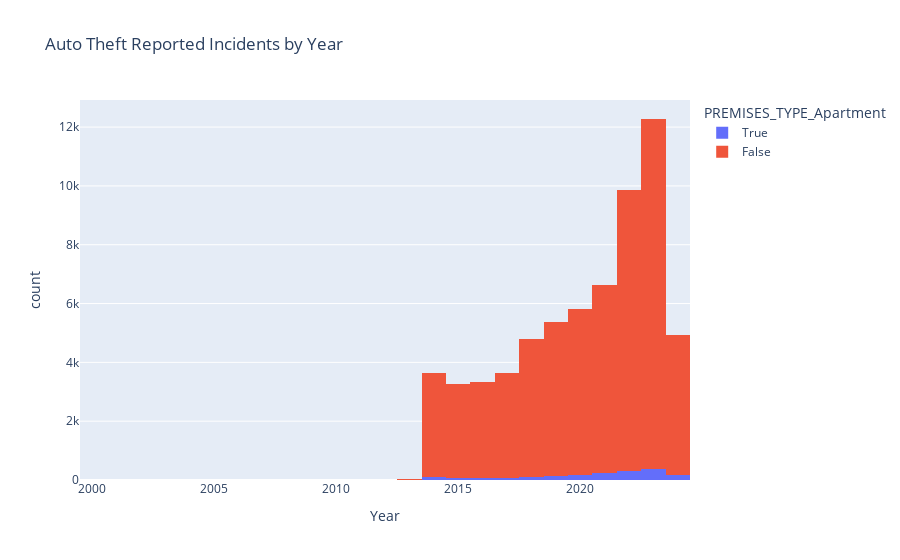
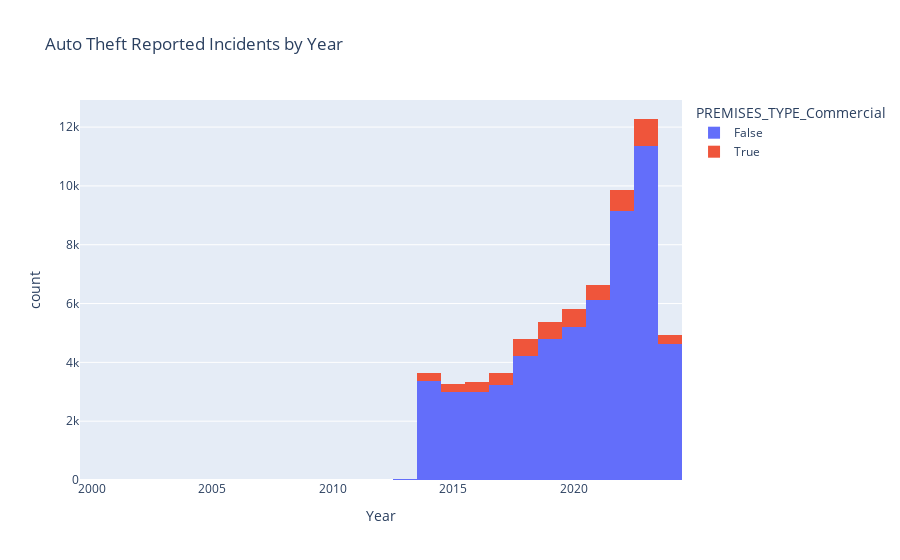
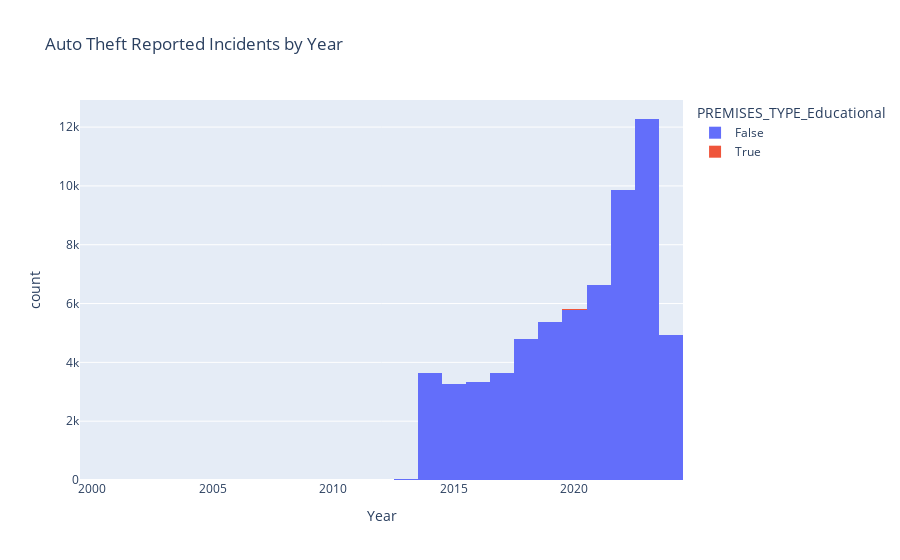

The cell these charts' notebook holds for them, in order:
### Code cell
#Adding True/False colour to Premises_Type. To see if any type of premesis is leading a growth of incidents.

#Apartment
fig_incident_apartment = px.histogram(df,x="OCC_YEAR", 
                                  labels={
                                      "OCC_YEAR":"Year",
                                      "count":"Count of Occurences"
                                  },
                                  color= 'PREMISES_TYPE_Apartment',
                                  title='Auto Theft Reported Incidents by Year')
fig_incident_apartment.show()

#Commercial
fig_incident_commercial = px.histogram(df,x="OCC_YEAR", 
                                  labels={
                                      "OCC_YEAR":"Year",
                                      "count":"Count of Occurences"
                                  },
                                  color= 'PREMISES_TYPE_Commercial',
                                  title='Auto Theft Reported Incidents by Year')
fig_incident_commercial.show()

#Educational
fig_incident_educational = px.histogram(df,x="OCC_YEAR", 
                                  labels={
                                      "OCC_YEAR":"Year",
                                      "count":"Count of Occurences"
                                  },
                                  color= 'PREMISES_TYPE_Educational',
                                  title='Auto Theft Reported Incidents by Year')
fig_incident_educational.show()

### Figure 1 — Plotly figure (JSON) as saved in the notebook; plotly's stock layout.template omitted (floating-point values rounded to 4 significant figures; data arrays with more than 128 entries replaced by an {"elided": "..."} marker saying what was removed)
{"data": [{"alignmentgroup": "True", "bingroup": "x", "hovertemplate": "PREMISES_TYPE_Apartment=True<br>Year=%{x}<br>count=%{y}<extra></extra>", "legendgroup": "True", "marker": {"color": "#636efa", "pattern": {"shape": ""}}, "name": "True", "offsetgroup": "True", "orientation": "v", "showlegend": true, "type": "histogram", "x": {"elided": "1806 int values"}, "xaxis": "x", "yaxis": "y"}, {"alignmentgroup": "True", "bingroup": "x", "hovertemplate": "PREMISES_TYPE_Apartment=False<br>Year=%{x}<br>count=%{y}<extra></extra>", "legendgroup": "False", "marker": {"color": "#EF553B", "pattern": {"shape": ""}}, "name": "False", "offsetgroup": "False", "orientation": "v", "showlegend": true, "type": "histogram", "x": {"elided": "61823 int values"}, "xaxis": "x", "yaxis": "y"}], "layout": {"barmode": "relative", "legend": {"title": {"text": "PREMISES_TYPE_Apartment"}, "tracegroupgap": 0}, "title": {"text": "Auto Theft Reported Incidents by Year"}, "xaxis": {"anchor": "y", "domain": [0, 1], "title": {"text": "Year"}}, "yaxis": {"anchor": "x", "domain": [0, 1], "title": {"text": "count"}}}}

### Figure 2 — Plotly figure (JSON) as saved in the notebook; plotly's stock layout.template omitted (floating-point values rounded to 4 significant figures; data arrays with more than 128 entries replaced by an {"elided": "..."} marker saying what was removed)
{"data": [{"alignmentgroup": "True", "bingroup": "x", "hovertemplate": "PREMISES_TYPE_Commercial=False<br>Year=%{x}<br>count=%{y}<extra></extra>", "legendgroup": "False", "marker": {"color": "#636efa", "pattern": {"shape": ""}}, "name": "False", "offsetgroup": "False", "orientation": "v", "showlegend": true, "type": "histogram", "x": {"elided": "58080 int values"}, "xaxis": "x", "yaxis": "y"}, {"alignmentgroup": "True", "bingroup": "x", "hovertemplate": "PREMISES_TYPE_Commercial=True<br>Year=%{x}<br>count=%{y}<extra></extra>", "legendgroup": "True", "marker": {"color": "#EF553B", "pattern": {"shape": ""}}, "name": "True", "offsetgroup": "True", "orientation": "v", "showlegend": true, "type": "histogram", "x": {"elided": "5549 int values"}, "xaxis": "x", "yaxis": "y"}], "layout": {"barmode": "relative", "legend": {"title": {"text": "PREMISES_TYPE_Commercial"}, "tracegroupgap": 0}, "title": {"text": "Auto Theft Reported Incidents by Year"}, "xaxis": {"anchor": "y", "domain": [0, 1], "title": {"text": "Year"}}, "yaxis": {"anchor": "x", "domain": [0, 1], "title": {"text": "count"}}}}

### Figure 3 — Plotly figure (JSON) as saved in the notebook; plotly's stock layout.template omitted (floating-point values rounded to 4 significant figures; data arrays with more than 128 entries replaced by an {"elided": "..."} marker saying what was removed)
{"data": [{"alignmentgroup": "True", "bingroup": "x", "hovertemplate": "PREMISES_TYPE_Educational=False<br>Year=%{x}<br>count=%{y}<extra></extra>", "legendgroup": "False", "marker": {"color": "#636efa", "pattern": {"shape": ""}}, "name": "False", "offsetgroup": "False", "orientation": "v", "showlegend": true, "type": "histogram", "x": {"elided": "63555 int values"}, "xaxis": "x", "yaxis": "y"}, {"alignmentgroup": "True", "bingroup": "x", "hovertemplate": "PREMISES_TYPE_Educational=True<br>Year=%{x}<br>count=%{y}<extra></extra>", "legendgroup": "True", "marker": {"color": "#EF553B", "pattern": {"shape": ""}}, "name": "True", "offsetgroup": "True", "orientation": "v", "showlegend": true, "type": "histogram", "x": [2014, 2014, 2015, 2015, 2015, 2015, 2015, 2016, 2016, 2016, 2016, 2016, 2017, 2017, 2017, 2017, 2017, 2018, 2018, 2018, 2018, 2018, 2018, 2018, 2018, 2019, 2019, 2019, 2020, 2020, 2020, 2020, 2020, 2020, 2020, 2020, 2020, 2020, 2020, 2020, 2020, 2021, 2021, 2021, 2021, 2021, 2021, 2022, 2022, 2022, 2022, 2022, 2022, 2022, 2022, 2023, 2023, 2023, 2023, 2023, 2023, 2023, 2023, 2023, 2023, 2023, 2023, 2023, 2023, 2024, 2024, 2024, 2024, 2024], "xaxis": "x", "yaxis": "y"}], "layout": {"barmode": "relative", "legend": {"title": {"text": "PREMISES_TYPE_Educational"}, "tracegroupgap": 0}, "title": {"text": "Auto Theft Reported Incidents by Year"}, "xaxis": {"anchor": "y", "domain": [0, 1], "title": {"text": "Year"}}, "yaxis": {"anchor": "x", "domain": [0, 1], "title": {"text": "count"}}}}
